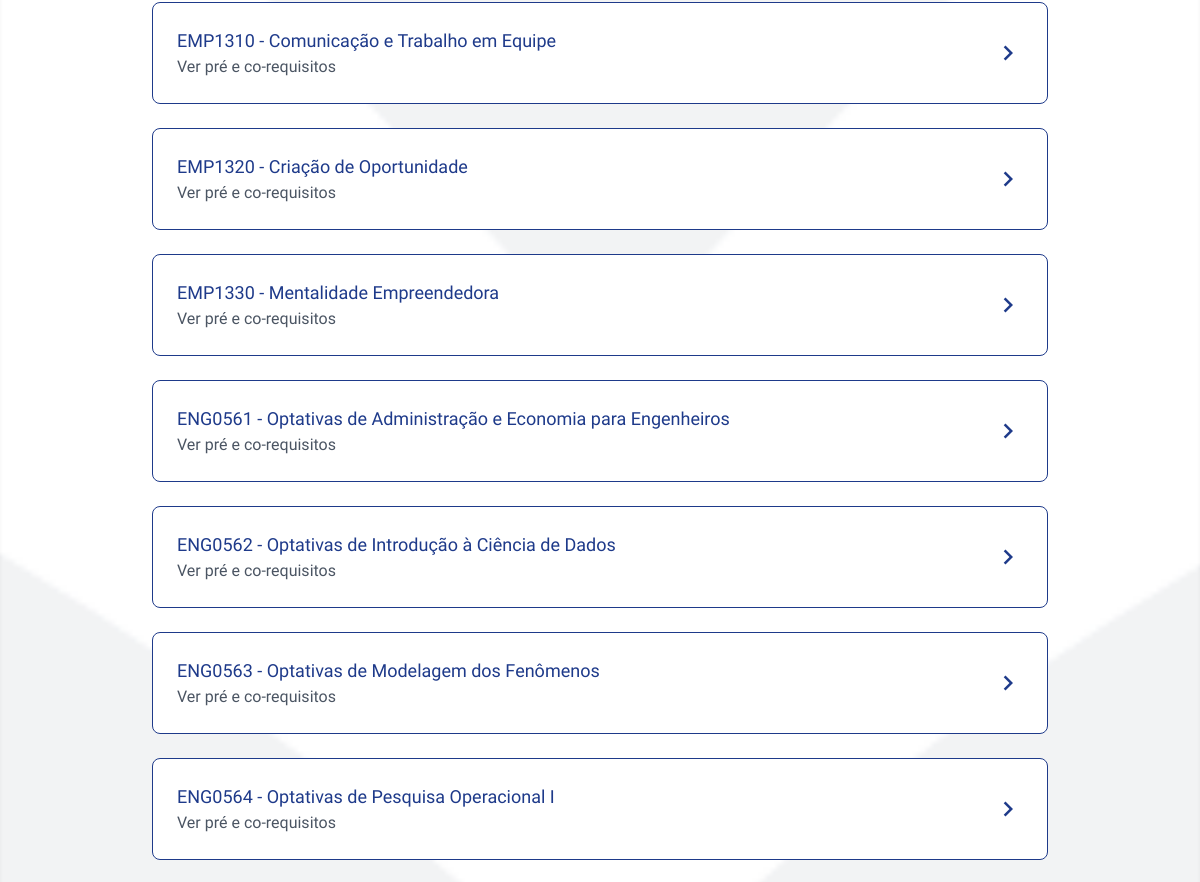
Page /consulta-disciplina/ (signed in, middle part) on the earlier database version.
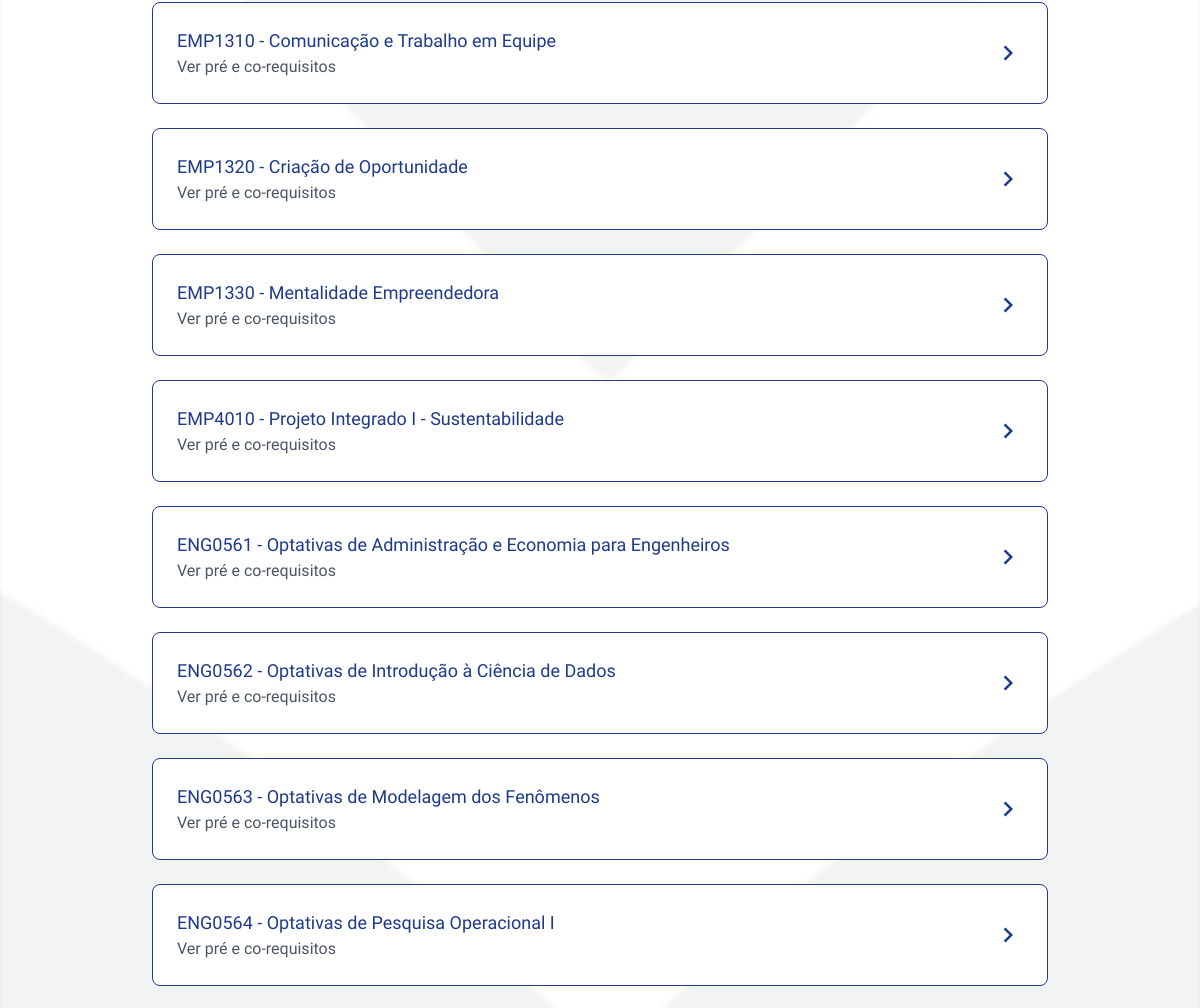
Same page on the later database version.
### appPUC_Planner/models.py (models this page shows, shortened)
class Course(models.Model):
	code = models.CharField("código", max_length=20, unique=True)
	name = models.CharField("nome", max_length=200)
	cursos = models.ManyToManyField(
		Curso,
		through="CursoDisciplina",
		related_name="disciplinas",
		blank=True,
		help_text="Selecione todos os cursos que incluem esta disciplina."
	)
	prerequisites = models.CharField(
		"pré-requisitos",
		max_length=500,
		blank=True,
		help_text="Códigos separados por vírgula, ex: 'MAT 4162, ENG 4010'",
	)
	corequisites = models.CharField(
		"co-requisitos",
		max_length=500,
		blank=True,
		help_text="Códigos separados por vírgula para co-requisitos, ex: 'CTC 4001, CTC 4002'",
	)
	credits = models.PositiveSmallIntegerField("créditos", default=0)
	syllabus_url = models.URLField(
		"link da ementa",
		blank=True,
		help_text="URL para a ementa oficial da disciplina.",
	)
	class Meta:
		verbose_name = "Disciplina"
		verbose_name_plural = "Disciplinas"
		ordering = ["code"]

### hello_world/core/views.py (the view)
# urls.py: path("consulta-disciplina/", core_views.consulta_disciplina, name="consulta_disciplina"),
@login_required
def consulta_disciplina(request):
    disciplinas = Course.objects.all()
    return render(request, "consulta_disciplina.html", {
        "disciplinas": disciplinas
    })

### hello_world/templates/consulta_disciplina.html (shortened to what this page needs)
{% extends 'base.html' %}
{% load static %}
{% block extra_css %}
<link rel="stylesheet" href="{% static 'css/consulta_disciplina1.css' %}">
{% endblock %}
{% block content %}
<body class="bg-gray-100 font-regular" style="background-image: url('{% static 'images/testefundosetas.png' %}'); background-size: cover; background-position: center; background-repeat: no-repeat;">
<div class="flex flex-col h-screen">
    <main class="flex-grow p-12 shadow-inner">
        <div class="max-w-4xl mx-auto">
            <div id="lista-disciplinas" class="space-y-6">
                {% for d in disciplinas %}
                <a href="{% url 'disciplina_detail' d.code %}"
                    class="card border border-blue-900 rounded-lg p-6 flex justify-between items-center cursor-pointer hover:bg-blue-50 transition-colors bg-white mb-4 no-underline">
                    <div>
                        <p class="nome font-superbold text-blue-900 text-lg">
                                {{ d.code }} - {{ d.name }}
                        </p>
                        <span class="text-base text-gray-600 font-regular">
                            Ver pré e co-requisitos
                        </span>
                    </div>
                    <span class="material-icons text-blue-900 text-3xl">chevron_right</span>
                </a>
                {% endfor %}
            </div>
        </div>
    </main>
</div>
</body>
{% endblock %}

Differences in the rows shown:
added Course: code "EMP4010", name "Projeto Integrado I - Sustentabilidade"
